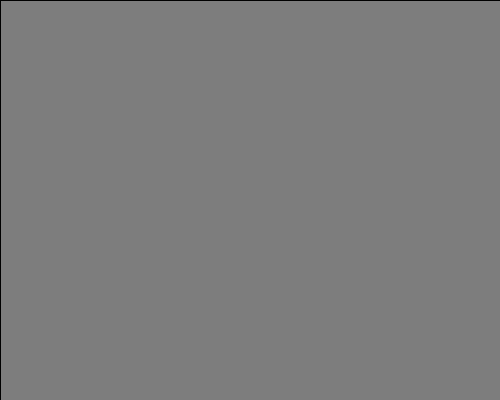
Frame 1 (no input)
Frame 60 (the mouse pressed at the canvas centre just before this capture): identical to frame 1, image omitted
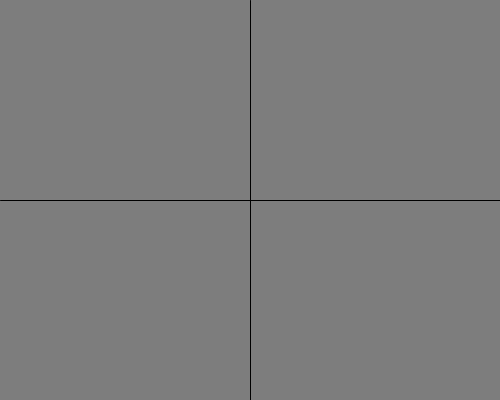
Frame 120 (the mouse held since frame 60 and released just before this capture)

The Processing sketch that drew these frames (run headless with seeded random() and noise(); from frame 60 on, the mouse is pressed at the canvas centre):

// Processing sketch: Settings
// ── Settings.pde
/*
  
  Processing Tutorial
  Sketch Nr. 16
  Thema : Settings
  
  Sketch Inhalte :
  
  settings(){} - Funktion die noch vor dem Setup aufgefuehrt wird, ermoeglicht unter anderem die Groesse der Leinwand mit Variablen festzulegen
  
  surface.setTitle(titel); - Setzt den Titel der Leinwand
    ~ titel : Titel der Leinwand
  
  surface.setResizable(boolean); - Legt fest ob Die Leinwand waehrend der Laufzeit vergroessert und verkleinert werden kann
    ~ boolean : true : Leinwand veraenderbar, false : Leinwand nicht veraenderbar
  
  surface.setLocation(x,y); - Legt fest wo das Fenster (Leinwand) gemessen an der oberen linken Ecke des Bildschirms erscheint
    ~ x : Horizontale Verschiebung
    ~ y : Vertikale Verschiebung
  
*/

void settings()
{
  // SETTINGS START
  int x = 500;
  int y = 400;
  size(x,y);
  // SETTINGS ENDE
}

void setup()
{
  // SETUP START
  surface.setTitle("< Settings Sketch Titel >");
  surface.setResizable(true);
  surface.setLocation(500,300);
  // SETUP ENDE
}

void draw()
{
  // NICHT TEIL DES TUTORIALS
  background(125);
  // DRAW START
  println(millis());
  // DRAW ENDE
  // NICHT TEIL DES TUTORIALS
  line(0, mouseY, width, mouseY);
  line(mouseX, 0, mouseX, height);
  //println(mouseX + " | " + mouseY);
}
